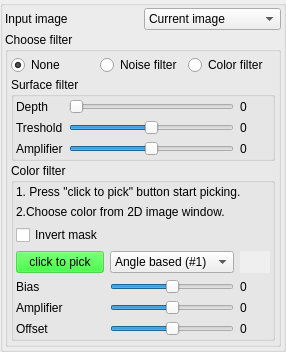
    <widget class="QGroupBox" name="groupBoxRoughnessInputImage">
     <property name="title">
      <string/>
     </property>
     <layout class="QVBoxLayout" name="verticalLayout_18">
      <property name="spacing">
       <number>2</number>
      </property>
      <property name="leftMargin">
       <number>2</number>
      </property>
      <property name="topMargin">
       <number>2</number>
      </property>
      <property name="rightMargin">
       <number>2</number>
      </property>
      <property name="bottomMargin">
       <number>2</number>
      </property>
      <item>
       <layout class="QGridLayout" name="gridLayout_20">
        <item row="0" column="0">
         <widget class="QLabel" name="label_87">
          <property name="text">
           <string>Input image</string>
          </property>
         </widget>
        </item>
        <item row="0" column="1">
         <widget class="QComboBox" name="comboBoxRoughnessInputImage">
          <property name="toolTip">
           <string>Choose the input image for further processing. </string>
          </property>
          <property name="statusTip">
           <string/>
          </property>
          <property name="whatsThis">
           <string>Choose the input image for further processing. </string>
          </property>
          <item>
           <property name="text">
            <string>Current image</string>
           </property>
          </item>
          <item>
           <property name="text">
            <string>Diffuse (input)</string>
           </property>
          </item>
          <item>
           <property name="text">
            <string>Diffuse (output)</string>
           </property>
          </item>
         </widget>
        </item>
       </layout>
      </item>
      <item>
       <widget class="QGroupBox" name="groupBoxRoguhnessSurfaceFilter">
        <property name="title">
         <string>Choose filter</string>
        </property>
        <layout class="QVBoxLayout" name="verticalLayout_20">
         <property name="spacing">
          <number>2</number>
         </property>
         <property name="leftMargin">
          <number>3</number>
         </property>
         <property name="topMargin">
          <number>3</number>
         </property>
         <property name="rightMargin">
          <number>3</number>
         </property>
         <property name="bottomMargin">
          <number>3</number>
         </property>
         <item>
          <layout class="QGridLayout" name="gridLayout_23">
           <item row="0" column="1">
            <widget class="QRadioButton" name="radioButtonRoughnessEnable">
             <property name="toolTip">
              <string>&lt;html&gt;&lt;head/&gt;&lt;body&gt;&lt;p&gt;It calculated the roughness of the surfaces based on local standard deviation of the pixels.&lt;/p&gt;&lt;/body&gt;&lt;/html&gt;</string>
             </property>
             <property name="text">
              <string>Noise filter</string>
             </property>
            </widget>
           </item>
           <item row="0" column="2">
            <widget class="QRadioButton" name="radioButtonEnableColorPicking">
             <property name="toolTip">
              <string>&lt;html&gt;&lt;head/&gt;&lt;body&gt;&lt;p&gt;It calculates roughness of the surface based on selected color. Similar colors lead to high roughness/metallic value.&lt;/p&gt;&lt;/body&gt;&lt;/html&gt;</string>
             </property>
             <property name="text">
              <string>Color filter</string>
             </property>
            </widget>
           </item>
           <item row="0" column="0">
            <widget class="QRadioButton" name="radioButtonRoughnessNoneEffect">
             <property name="toolTip">
              <string>None filter is applied.</string>
             </property>
             <property name="text">
              <string>None</string>
             </property>
             <property name="checked">
              <bool>true</bool>
             </property>
            </widget>
           </item>
          </layout>
         </item>
         <item>
          <widget class="QGroupBox" name="groupBoxRoughnessSurfaceFilter">
           <property name="title">
            <string>Surface filter</string>
           </property>
           <layout class="QVBoxLayout" name="verticalLayout_22">
            <property name="leftMargin">
             <number>2</number>
            </property>
            <property name="topMargin">
             <number>2</number>
            </property>
            <property name="rightMargin">
             <number>2</number>
            </property>
            <property name="bottomMargin">
             <number>2</number>
            </property>
            <item>
             <layout class="QGridLayout" name="gridLayout_22">
              <item row="0" column="1">
               <widget class="QSlider" name="horizontalSliderRoughnessDepth">
                <property name="toolTip">
                 <string>&lt;html&gt;&lt;head/&gt;&lt;body&gt;&lt;p&gt;Changes range of the effect.&lt;/p&gt;&lt;/body&gt;&lt;/html&gt;</string>
                </property>
                <property name="maximum">
                 <number>100</number>
                </property>
                <property name="pageStep">
                 <number>0</number>
                </property>
                <property name="orientation">
                 <enum>Qt::Horizontal</enum>
                </property>
               </widget>
              </item>
              <item row="0" column="2">
               <widget class="QLabel" name="label_90">
                <property name="minimumSize">
                 <size>
                  <width>30</width>
                  <height>0</height>
                 </size>
                </property>
                <property name="text">
                 <string>0</string>
                </property>
               </widget>
              </item>
              <item row="0" column="0">
               <widget class="QLabel" name="label_89">
                <property name="text">
                 <string>Depth</string>
                </property>
               </widget>
              </item>
              <item row="1" column="1">
               <widget class="QSlider" name="horizontalSliderRoughnessTreshold">
                <property name="toolTip">
                 <string>&lt;html&gt;&lt;head/&gt;&lt;body&gt;&lt;p&gt;Basically it sets the cutoff level of roughness. Lower values will lead to higher rgouhness level.&lt;/p&gt;&lt;/body&gt;&lt;/html&gt;</string>
                </property>
                <property name="minimum">
                 <number>-255</number>
                </property>
                <property name="maximum">
                 <number>255</number>
                </property>
                <property name="pageStep">
                 <number>0</number>
                </property>
                <property name="orientation">
                 <enum>Qt::Horizontal</enum>
                </property>
               </widget>
              </item>
              <item row="1" column="0">
               <widget class="QLabel" name="label_91">
                <property name="text">
                 <string>Treshold</string>
                </property>
               </widget>
              </item>
              <item row="1" column="2">
               <widget class="QLabel" name="label_92">
                <property name="text">
                 <string>0</string>
                </property>
               </widget>
              </item>
              <item row="2" column="0">
               <widget class="QLabel" name="label_93">
                <property name="text">
                 <string>Amplifier</string>
                </property>
               </widget>
              </item>
              <item row="2" column="1">
               <widget class="QSlider" name="horizontalSliderRoughnessAmplifier">
                <property name="toolTip">
                 <string>&lt;html&gt;&lt;head/&gt;&lt;body&gt;&lt;p&gt;Amplifies the effect.&lt;/p&gt;&lt;/body&gt;&lt;/html&gt;</string>
                </property>
                <property name="minimum">
                 <number>-100</number>
                </property>
                <property name="maximum">
                 <number>100</number>
                </property>
                <property name="pageStep">
                 <number>0</number>
                </property>
                <property name="orientation">
                 <enum>Qt::Horizontal</enum>
                </property>
               </widget>
              </item>
              <item row="2" column="2">
               <widget class="QLabel" name="label_94">
                <property name="text">
                 <string>0</string>
                </property>
               </widget>
              </item>
             </layout>
            </item>
           </layout>
          </widget>
         </item>
         <item>
          <widget class="QGroupBox" name="groupBoxRoughnessColorFilter_2">
           <property name="title">
            <string>Color filter</string>
           </property>
           <layout class="QVBoxLayout" name="verticalLayout_21">
            <property name="leftMargin">
             <number>2</number>
            </property>
            <property name="topMargin">
             <number>2</number>
            </property>
            <property name="rightMargin">
             <number>2</number>
            </property>
            <property name="bottomMargin">
             <number>2</number>
            </property>
            <item>
             <widget class="QLabel" name="label_102">
              <property name="text">
               <string>1. Press &quot;click to pick&quot; button start picking.</string>
              </property>
             </widget>
            </item>
            <item>
             <widget class="QLabel" name="label_103">
              <property name="text">
               <string>2.Choose color from 2D image window. </string>
              </property>
             </widget>
            </item>
            <item>
             <layout class="QGridLayout" name="gridLayout_21">
              <item row="0" column="0">
               <widget class="QCheckBox" name="checkBoxRoughnessColorInvert">
                <property name="toolTip">
                 <string>Self explaining</string>
                </property>
                <property name="text">
                 <string>Invert mask</string>
                </property>
               </widget>
              </item>
              <item row="2" column="2">
               <widget class="QLabel" name="label_95">
                <property name="minimumSize">
                 <size>
                  <width>30</width>
                  <height>0</height>
                 </size>
                </property>
                <property name="text">
                 <string>0</string>
                </property>
               </widget>
              </item>
              <item row="2" column="0">
               <widget class="QLabel" name="label_88">
                <property name="text">
                 <string>Bias</string>
                </property>
               </widget>
              </item>
              <item row="2" column="1">
               <widget class="QSlider" name="horizontalSliderRoughnessColorOffset">
                <property name="toolTip">
                 <string>Offset value of color comparison test</string>
                </property>
                <property name="minimum">
                 <number>-100</number>
                </property>
                <property name="maximum">
                 <number>100</number>
                </property>
                <property name="pageStep">
                 <number>0</number>
                </property>
                <property name="orientation">
                 <enum>Qt::Horizontal</enum>
                </property>
               </widget>
              </item>
              <item row="1" column="1">
               <widget class="QComboBox" name="comboBoxColorPickerMethod">
                <property name="toolTip">
                 <string>&lt;html&gt;&lt;head/&gt;&lt;body&gt;&lt;p&gt;Choose between different methods of comparising two colors. &lt;/p&gt;&lt;/body&gt;&lt;/html&gt;</string>
                </property>
                <item>
                 <property name="text">
                  <string>Angle based (#1)</string>
                 </property>
                </item>
                <item>
                 <property name="text">
                  <string>Angle based (#2)</string>
                 </property>
                </item>
                <item>
                 <property name="text">
                  <string>Distance based</string>
                 </property>
                </item>
               </widget>
              </item>
              <item row="1" column="0">
               <widget class="QPushButton" name="pushButtonRoughnessPickColor">
                <property name="palette">
                 <palette>
                  <active>
                   <colorrole role="WindowText">
                    <brush brushstyle="SolidPattern">
                     <color alpha="255">
                      <red>0</red>
                      <green>0</green>
                      <blue>0</blue>
                     </color>
                    </brush>
                   </colorrole>
                   <colorrole role="Button">
                    <brush brushstyle="SolidPattern">
                     <color alpha="127">
                      <red>0</red>
                      <green>255</green>
                      <blue>0</blue>
                     </color>
                    </brush>
                   </colorrole>
                   <colorrole role="Light">
                    <brush brushstyle="SolidPattern">
                     <color alpha="127">
                      <red>127</red>
                      <green>255</green>
                      <blue>127</blue>
                     </color>
                    </brush>
                   </colorrole>
                   <colorrole role="Midlight">
                    <brush brushstyle="SolidPattern">
                     <color alpha="127">
                      <red>63</red>
                      <green>255</green>
                      <blue>63</blue>
                     </color>
                    </brush>
                   </colorrole>
                   <colorrole role="Dark">
                    <brush brushstyle="SolidPattern">
                     <color alpha="127">
                      <red>0</red>
                      <green>127</green>
                      <blue>0</blue>
                     </color>
                    </brush>
                   </colorrole>
                   <colorrole role="Mid">
                    <brush brushstyle="SolidPattern">
                     <color alpha="127">
                      <red>0</red>
                      <green>170</green>
                      <blue>0</blue>
                     </color>
                    </brush>
                   </colorrole>
                   <colorrole role="Text">
                    <brush brushstyle="SolidPattern">
                     <color alpha="255">
                      <red>0</red>
                      <green>0</green>
                      <blue>0</blue>
                     </color>
                    </brush>
                   </colorrole>
                   <colorrole role="BrightText">
                    <brush brushstyle="SolidPattern">
                     <color alpha="255">
                      <red>255</red>
                      <green>255</green>
                      <blue>255</blue>
                     </color>
                    </brush>
                   </colorrole>
                   <colorrole role="ButtonText">
                    <brush brushstyle="SolidPattern">
                     <color alpha="255">
                      <red>0</red>
                      <green>0</green>
                      <blue>0</blue>
                     </color>
                    </brush>
                   </colorrole>
                   <colorrole role="Base">
                    <brush brushstyle="SolidPattern">
                     <color alpha="255">
                      <red>255</red>
                      <green>255</green>
                      <blue>255</blue>
                     </color>
                    </brush>
                   </colorrole>
                   <colorrole role="Window">
                    <brush brushstyle="SolidPattern">
                     <color alpha="127">
                      <red>0</red>
                      <green>255</green>
                      <blue>0</blue>
                     </color>
                    </brush>
                   </colorrole>
                   <colorrole role="Shadow">
                    <brush brushstyle="SolidPattern">
                     <color alpha="255">
                      <red>0</red>
                      <green>0</green>
                      <blue>0</blue>
                     </color>
                    </brush>
                   </colorrole>
                   <colorrole role="AlternateBase">
                    <brush brushstyle="SolidPattern">
                     <color alpha="191">
                      <red>127</red>
                      <green>255</green>
                      <blue>127</blue>
                     </color>
                    </brush>
                   </colorrole>
                   <colorrole role="ToolTipBase">
                    <brush brushstyle="SolidPattern">
                     <color alpha="255">
                      <red>255</red>
                      <green>255</green>
                      <blue>220</blue>
                     </color>
                    </brush>
                   </colorrole>
                   <colorrole role="ToolTipText">
                    <brush brushstyle="SolidPattern">
                     <color alpha="255">
                      <red>0</red>
                      <green>0</green>
                      <blue>0</blue>
                     </color>
                    </brush>
                   </colorrole>
                  </active>
                  <inactive>
                   <colorrole role="WindowText">
                    <brush brushstyle="SolidPattern">
                     <color alpha="255">
                      <red>0</red>
                      <green>0</green>
                      <blue>0</blue>
                     </color>
                    </brush>
                   </colorrole>
                   <colorrole role="Button">
                    <brush brushstyle="SolidPattern">
                     <color alpha="127">
                      <red>0</red>
                      <green>255</green>
                      <blue>0</blue>
                     </color>
                    </brush>
                   </colorrole>
                   <colorrole role="Light">
                    <brush brushstyle="SolidPattern">
                     <color alpha="127">
                      <red>127</red>
                      <green>255</green>
                      <blue>127</blue>
                     </color>
                    </brush>
                   </colorrole>
                   <colorrole role="Midlight">
                    <brush brushstyle="SolidPattern">
                     <color alpha="127">
                      <red>63</red>
                      <green>255</green>
                      <blue>63</blue>
                     </color>
                    </brush>
                   </colorrole>
                   <colorrole role="Dark">
                    <brush brushstyle="SolidPattern">
                     <color alpha="127">
                      <red>0</red>
                      <green>127</green>
                      <blue>0</blue>
                     </color>
                    </brush>
                   </colorrole>
                   <colorrole role="Mid">
                    <brush brushstyle="SolidPattern">
                     <color alpha="127">
                      <red>0</red>
                      <green>170</green>
                      <blue>0</blue>
                     </color>
                    </brush>
                   </colorrole>
                   <colorrole role="Text">
                    <brush brushstyle="SolidPattern">
                     <color alpha="255">
                      <red>0</red>
                      <green>0</green>
                      <blue>0</blue>
                     </color>
                    </brush>
                   </colorrole>
                   <colorrole role="BrightText">
                    <brush brushstyle="SolidPattern">
                     <color alpha="255">
                      <red>255</red>
                      <green>255</green>
                      <blue>255</blue>
                     </color>
                    </brush>
                   </colorrole>
                   <colorrole role="ButtonText">
                    <brush brushstyle="SolidPattern">
                     <color alpha="255">
                      <red>0</red>
                      <green>0</green>
                      <blue>0</blue>
                     </color>
                    </brush>
                   </colorrole>
                   <colorrole role="Base">
                    <brush brushstyle="SolidPattern">
                     <color alpha="255">
                      <red>255</red>
                      <green>255</green>
                      <blue>255</blue>
                     </color>
                    </brush>
                   </colorrole>
                   <colorrole role="Window">
                    <brush brushstyle="SolidPattern">
                     <color alpha="127">
                      <red>0</red>
                      <green>255</green>
                      <blue>0</blue>
                     </color>
                    </brush>
                   </colorrole>
                   <colorrole role="Shadow">
                    <brush brushstyle="SolidPattern">
                     <color alpha="255">
                      <red>0</red>
                      <green>0</green>
                      <blue>0</blue>
                     </color>
                    </brush>
                   </colorrole>
                   <colorrole role="AlternateBase">
                    <brush brushstyle="SolidPattern">
                     <color alpha="191">
                      <red>127</red>
                      <green>255</green>
                      <blue>127</blue>
                     </color>
                    </brush>
                   </colorrole>
                   <colorrole role="ToolTipBase">
                    <brush brushstyle="SolidPattern">
                     <color alpha="255">
                      <red>255</red>
                      <green>255</green>
                      <blue>220</blue>
                     </color>
                    </brush>
                   </colorrole>
                   <colorrole role="ToolTipText">
                    <brush brushstyle="SolidPattern">
                     <color alpha="255">
                      <red>0</red>
                      <green>0</green>
                      <blue>0</blue>
                     </color>
                    </brush>
                   </colorrole>
                  </inactive>
                  <disabled>
                   <colorrole role="WindowText">
                    <brush brushstyle="SolidPattern">
                     <color alpha="127">
                      <red>0</red>
                      <green>127</green>
                      <blue>0</blue>
                     </color>
                    </brush>
                   </colorrole>
                   <colorrole role="Button">
                    <brush brushstyle="SolidPattern">
                     <color alpha="127">
                      <red>0</red>
                      <green>255</green>
                      <blue>0</blue>
                     </color>
                    </brush>
                   </colorrole>
                   <colorrole role="Light">
                    <brush brushstyle="SolidPattern">
                     <color alpha="127">
                      <red>127</red>
                      <green>255</green>
                      <blue>127</blue>
                     </color>
                    </brush>
                   </colorrole>
                   <colorrole role="Midlight">
                    <brush brushstyle="SolidPattern">
                     <color alpha="127">
                      <red>63</red>
                      <green>255</green>
                      <blue>63</blue>
                     </color>
                    </brush>
                   </colorrole>
                   <colorrole role="Dark">
                    <brush brushstyle="SolidPattern">
                     <color alpha="127">
                      <red>0</red>
                      <green>127</green>
                      <blue>0</blue>
                     </color>
                    </brush>
                   </colorrole>
                   <colorrole role="Mid">
                    <brush brushstyle="SolidPattern">
                     <color alpha="127">
                      <red>0</red>
                      <green>170</green>
                      <blue>0</blue>
                     </color>
                    </brush>
                   </colorrole>
                   <colorrole role="Text">
                    <brush brushstyle="SolidPattern">
                     <color alpha="127">
                      <red>0</red>
                      <green>127</green>
                      <blue>0</blue>
                     </color>
                    </brush>
                   </colorrole>
                   <colorrole role="BrightText">
                    <brush brushstyle="SolidPattern">
                     <color alpha="255">
                      <red>255</red>
                      <green>255</green>
                      <blue>255</blue>
                     </color>
                    </brush>
                   </colorrole>
                   <colorrole role="ButtonText">
                    <brush brushstyle="SolidPattern">
                     <color alpha="127">
                      <red>0</red>
                      <green>127</green>
                      <blue>0</blue>
                     </color>
                    </brush>
                   </colorrole>
                   <colorrole role="Base">
                    <brush brushstyle="SolidPattern">
                     <color alpha="127">
                      <red>0</red>
                      <green>255</green>
                      <blue>0</blue>
                     </color>
                    </brush>
                   </colorrole>
                   <colorrole role="Window">
                    <brush brushstyle="SolidPattern">
                     <color alpha="127">
                      <red>0</red>
                      <green>255</green>
                      <blue>0</blue>
                     </color>
                    </brush>
                   </colorrole>
                   <colorrole role="Shadow">
                    <brush brushstyle="SolidPattern">
                     <color alpha="255">
                      <red>0</red>
                      <green>0</green>
                      <blue>0</blue>
                     </color>
                    </brush>
                   </colorrole>
                   <colorrole role="AlternateBase">
                    <brush brushstyle="SolidPattern">
                     <color alpha="127">
                      <red>0</red>
                      <green>255</green>
                      <blue>0</blue>
                     </color>
                    </brush>
                   </colorrole>
                   <colorrole role="ToolTipBase">
                    <brush brushstyle="SolidPattern">
                     <color alpha="255">
                      <red>255</red>
                      <green>255</green>
                      <blue>220</blue>
                     </color>
                    </brush>
                   </colorrole>
                   <colorrole role="ToolTipText">
                    <brush brushstyle="SolidPattern">
                     <color alpha="255">
                      <red>0</red>
                      <green>0</green>
                      <blue>0</blue>
                     </color>
                    </brush>
                   </colorrole>
                  </disabled>
                 </palette>
                </property>
                <property name="toolTip">
                 <string>Start/Stop color picking</string>
                </property>
                <property name="text">
                 <string>click to pick</string>
                </property>
                <property name="checkable">
                 <bool>true</bool>
                </property>
               </widget>
              </item>
              <item row="1" column="2">
               <widget class="QLabel" name="labelRoughnessPickedColor">
                <property name="autoFillBackground">
                 <bool>true</bool>
                </property>
                <property name="text">
                 <string/>
                </property>
               </widget>
              </item>
              <item row="3" column="0">
               <widget class="QLabel" name="label_96">
                <property name="text">
                 <string>Amplifier</string>
                </property>
               </widget>
              </item>
              <item row="3" column="1">
               <widget class="QSlider" name="horizontalSliderRoughnessColorAmplifier">
                <property name="toolTip">
                 <string>Amplify effect</string>
                </property>
                <property name="minimum">
                 <number>-100</number>
                </property>
                <property name="maximum">
                 <number>100</number>
                </property>
                <property name="pageStep">
                 <number>0</number>
                </property>
                <property name="orientation">
                 <enum>Qt::Horizontal</enum>
                </property>
               </widget>
              </item>
              <item row="3" column="2">
               <widget class="QLabel" name="label_97">
                <property name="text">
                 <string>0</string>
                </property>
               </widget>
              </item>
              <item row="4" column="0">
               <widget class="QLabel" name="label_104">
                <property name="text">
                 <string>Offset</string>
                </property>
               </widget>
              </item>
              <item row="4" column="1">
               <widget class="QSlider" name="horizontalSliderRoughnessColorGlobalOffset">
                <property name="minimum">
                 <number>-255</number>
                </property>
                <property name="maximum">
                 <number>255</number>
                </property>
                <property name="pageStep">
                 <number>0</number>
                </property>
                <property name="orientation">
                 <enum>Qt::Horizontal</enum>
                </property>
               </widget>
              </item>
              <item row="4" column="2">
               <widget class="QLabel" name="label_105">
                <property name="text">
                 <string>0</string>
                </property>
               </widget>
              </item>
             </layout>
            </item>
           </layout>
          </widget>
         </item>
        </layout>
       </widget>
      </item>
     </layout>
    </widget>
